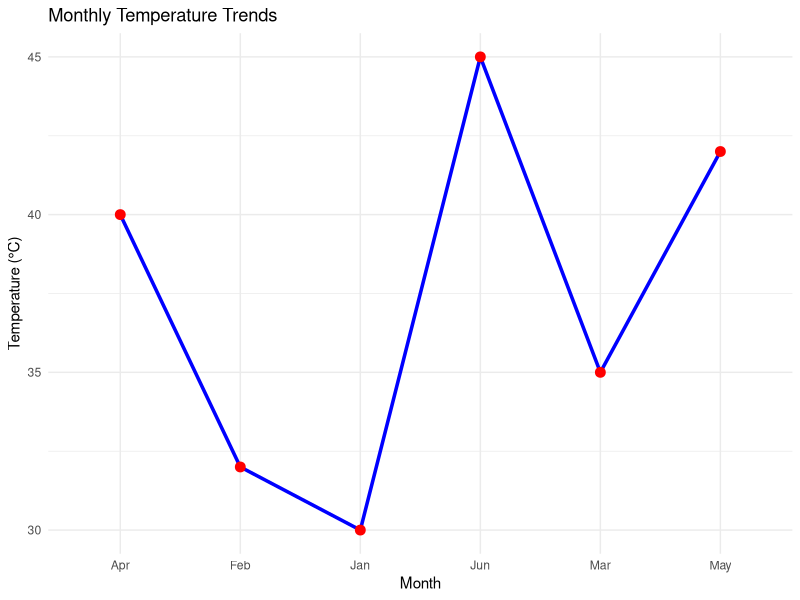

Generate this figure with R:
# This R program shows how to create a simple line graph of monthly temperatures

# Load required library
library(ggplot2)

# Sample data: months and average temperatures
months <- c("Jan", "Feb", "Mar", "Apr", "May", "Jun")
temps <- c(30, 32, 35, 40, 42, 45)
data <- data.frame(Month = months, Temperature = temps)

# Create the line plot
ggplot(data, aes(x = Month, y = Temperature, group = 1)) +
  geom_line(color = "blue", size = 1.2) +         # Draws the line
  geom_point(color = "red", size = 3) +           # Adds points on the line
  labs(
    title = "Monthly Temperature Trends",
    x = "Month",
    y = "Temperature (°C)"
  ) +
  theme_minimal()  # Applies a clean theme
